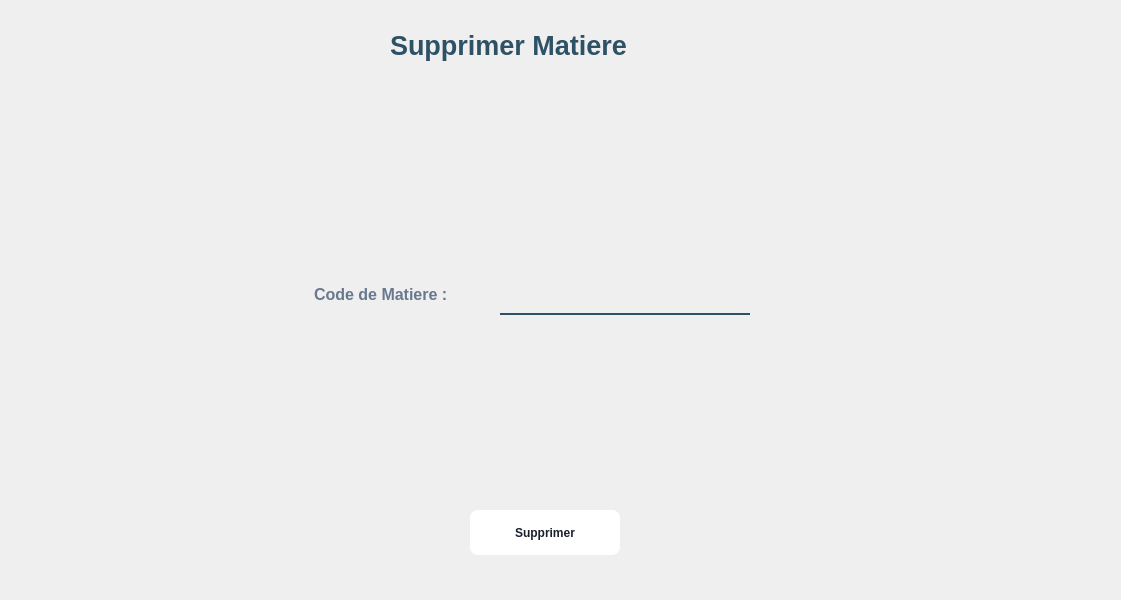
<?xml version="1.0" encoding="UTF-8"?>
<ui version="4.0">
 <class>Dialog</class>
 <widget class="QDialog" name="Dialog">
  <property name="geometry">
   <rect>
    <x>0</x>
    <y>0</y>
    <width>1121</width>
    <height>600</height>
   </rect>
  </property>
  <property name="windowTitle">
   <string>Dialog</string>
  </property>
  <widget class="QLabel" name="label_4">
   <property name="geometry">
    <rect>
     <x>0</x>
     <y>-160</y>
     <width>1131</width>
     <height>761</height>
    </rect>
   </property>
   <property name="styleSheet">
    <string notr="true">border-image:url(:/img/897.jpg);</string>
   </property>
   <property name="text">
    <string/>
   </property>
  </widget>
  <widget class="QLabel" name="label_10">
   <property name="geometry">
    <rect>
     <x>390</x>
     <y>20</y>
     <width>311</width>
     <height>51</height>
    </rect>
   </property>
   <property name="font">
    <font>
     <family>Arial</family>
     <pointsize>20</pointsize>
     <weight>75</weight>
     <bold>true</bold>
     <underline>false</underline>
    </font>
   </property>
   <property name="styleSheet">
    <string notr="true">color:rgba(46,82,101,255);
background-color:rgba(0,0,0,0);
</string>
   </property>
   <property name="text">
    <string>Supprimer Matiere</string>
   </property>
  </widget>
  <widget class="QLabel" name="label">
   <property name="geometry">
    <rect>
     <x>310</x>
     <y>280</y>
     <width>191</width>
     <height>35</height>
    </rect>
   </property>
   <property name="font">
    <font>
     <pointsize>12</pointsize>
     <weight>75</weight>
     <bold>true</bold>
    </font>
   </property>
   <property name="styleSheet">
    <string notr="true">background-color:rgba(0,0,0,0);
color:rgb(104, 121, 143);
padding-bottom:7px;</string>
   </property>
   <property name="text">
    <string>Code de Matiere :</string>
   </property>
  </widget>
  <widget class="QPushButton" name="pushButton">
   <property name="geometry">
    <rect>
     <x>470</x>
     <y>510</y>
     <width>150</width>
     <height>45</height>
    </rect>
   </property>
   <property name="font">
    <font>
     <pointsize>-1</pointsize>
     <weight>87</weight>
     <bold>true</bold>
    </font>
   </property>
   <property name="styleSheet">
    <string notr="true">  background: #FFFFFF;
  border: 0 solid #E2E8F0;
  color: #1A202C;
  font-size: 12px;
  font-weight: 700;
  height: 56px;
  border-radius: 8px;

</string>
   </property>
   <property name="text">
    <string>Supprimer</string>
   </property>
  </widget>
  <widget class="QLineEdit" name="lineEdit">
   <property name="geometry">
    <rect>
     <x>500</x>
     <y>280</y>
     <width>250</width>
     <height>35</height>
    </rect>
   </property>
   <property name="font">
    <font>
     <pointsize>12</pointsize>
    </font>
   </property>
   <property name="styleSheet">
    <string notr="true">background-color:rgba(0,0,0,0);
border: 2px solid rgba(0,0,0,0);
border-bottom-color:rgba(46,82,101,255);
color:rgb(0,0,0);
padding-bottom:7px;</string>
   </property>
   <property name="placeholderText">
    <string/>
   </property>
  </widget>
 </widget>
 <resources>
  <include location="../img/back.qrc"/>
 </resources>
 <connections/>
</ui>
